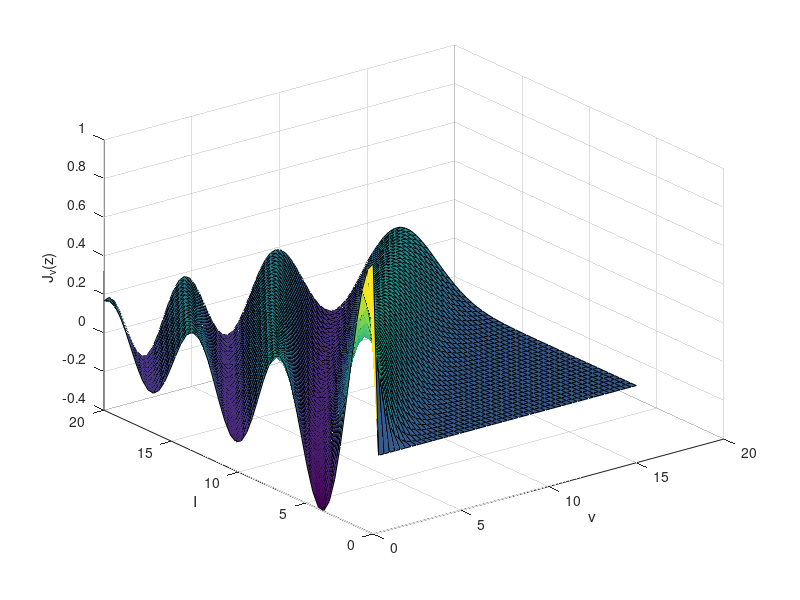

Write the MATLAB code that produced this figure.
[nu,z]=meshgrid(linspace(0,15,50),linspace(0,20,50));
myBessel=besselj(nu,z);
surf(nu,z,myBessel)
xlabel('\nu')
ylabel('I')
zlabel('J_\nu(z)')